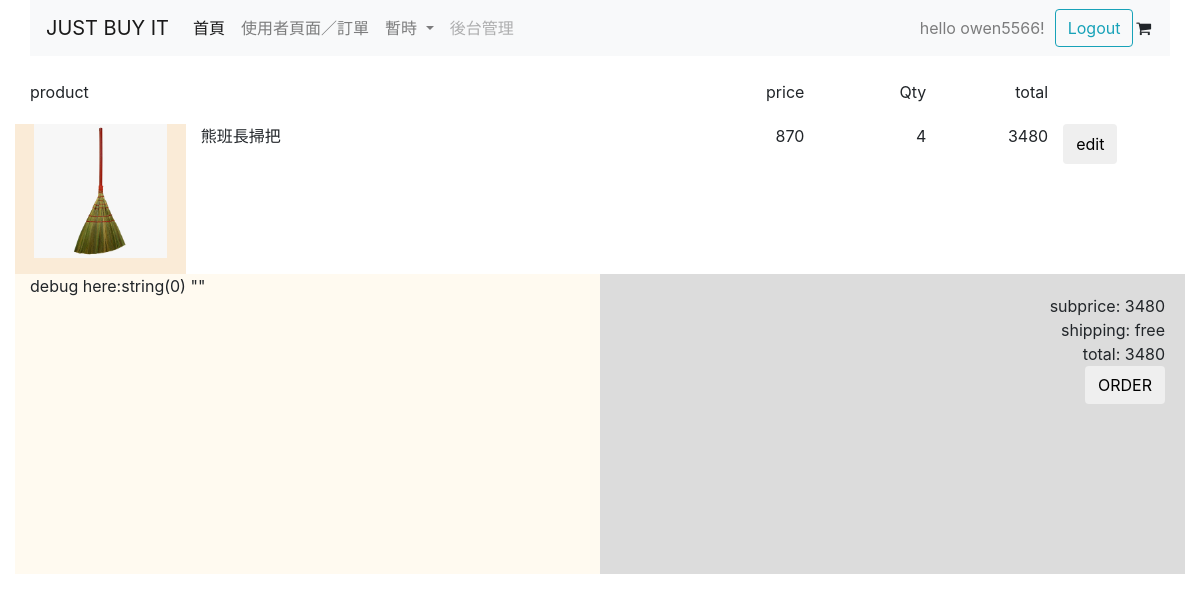
Screenshot of /cart.php (signed in) with the database file from the repository.
### tables this page shows
CREATE TABLE `cart` (
  `uId` int(11) NOT NULL,
  `pId` int(11) NOT NULL,
  `Qty` int(11) NOT NULL,
  PRIMARY KEY (`uId`,`pId`)
);

CREATE TABLE `products` (
  `pId` int(11) NOT NULL AUTO_INCREMENT,
  `pName` varchar(30) NOT NULL,
  `pPrice` int(11) NOT NULL,
  `pInventory` int(11) NOT NULL,
  `pInfo` varchar(200) DEFAULT NULL,
  PRIMARY KEY (`pId`)
);

### cart.php (the view, shortened to what this page needs)
<?php
  $debug="";
  if(isset($_SESSION["userName"])){
    $userId = $_SESSION["userId"];
  }else{
    $_SESSION["location"]="cart.php";
    header("location: login.php");
  }
  $subprice=0;
  require_once("newPDO.php");
  $sql = <<<multiSql
  select c.pId,c.qty, p.pName , p.pPrice ,p.pInventory from cart c join products p on c.pId = p.pId
  where uId = $userId
  multiSql;
  $selectC = $db->prepare($sql);
  if(!$selectC->execute()){
    echo "query error";
  }else{
    while($row = $selectC->fetch()){
      $cartArray[] = $row;
    }
  }
?>
<!DOCTYPE html>
<html lang="en">
<head>
    <link rel="stylesheet" href="bootstrap4/bootstrap.min.css">
    <link rel="stylesheet" href="font-awesome/css/font-awesome.min.css">
</head>
<body>
  <div class="container">
    <?php require("headerC.php")?>
  <br>
    <div class="row">
      <div class="col-7">product</div>
        <div class="col" style="text-align: right;">price</div>
        <div class="col" style="text-align: right;">Qty</div>
        <div class="col" style="text-align: right;">total</div>
        <div class="col" style="text-align: right;"></div>
    </div>
    <?php if(isset($cartArray)){
        $count = 0;
        foreach ($cartArray as $array) {?>
    <div class="row" style="margin-top: 20px">
      <div class="col-7">
        <div class="row">
          <div class="col-3"style="height: 150px; background-color: antiquewhite;text-align:center;">
            <img src="admin/upload/<?= $array["pId"]?>.jpg" style="max-width:95%;max-height:95%;">
          </div>
          <div class="col-9"><?=$array["pName"]?></div>
        </div>
      </div>
      <div class="col" style="text-align: right;"><?=$array["pPrice"]?></div>
      <div class="col" id="txtQty<?= $count?>" style="text-align: right;"><?=$array["qty"]?></div>
      <div class="col" style="text-align: right;"><?php echo $sum = $array["pPrice"]*$array["qty"];
        $subprice+=$sum?></div>
      <div class = "col">
        <input type = "button" id = "btnEdit<?= $count?>" class="btn row" style="height: 40px;"value="edit" onclick="showEdit(<?= $count?>)"></input>
      </div>
    </div>
    <?php $count++;}
    }else{echo "購物車沒東西! 快去購物吧";}?>
    <div class="row">
      <div class="col-6" style="background-color: floralwhite;height: 300px;">
      <div>debug here:<?=var_dump($debug)?></div>
      </div>
      <div class="col-6" style="background-color: gainsboro;height: 300px; padding: 20px;">
        <div class="row" ><div class="col" style="text-align: right;">subprice: <?= $subprice?></div></div>
        <div class="row" ><div class="col" style="text-align: right;">shipping: free</div></div>
        <div class="row" ><div class="col" style="text-align: right;">total: <?= $subprice?></div></div>
        <div class="row" ><div class="col" style="text-align: right;">
          <form method  ="post">
            <input class="btn "type="submit" id="orderBtn" name ="orderBtn" value="ORDER"<?= isset($cartArray)?"":"disabled"?> ></input>
          </form>
        </div></div>
      </div>
    </div>
  </div>
</body>
</html>

### rows the page displays
cart: pId.pName "熊班長掃把", pId.pPrice "870", Qty "4", $sum = $array["pPrice"]*$array["qty"] "3480"

### other values shown
$userName "owen5566"
var_dump($debug) "string(0) \"\""
$subprice "3480"
